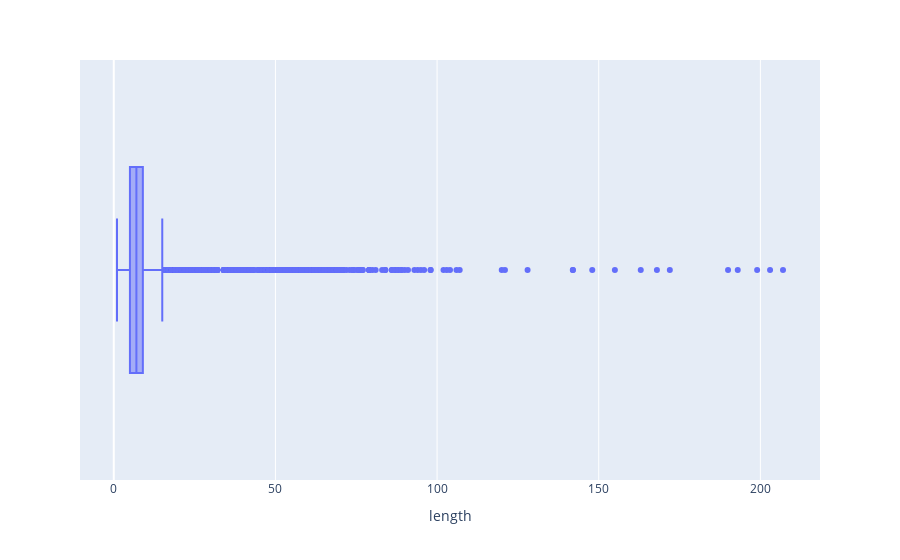

This figure's notebook cell:
### Code cell
fig = px.box(x = length)

fig.update_layout({'xaxis': {'title': 'length'}})

### Figure 1 — Plotly figure (JSON) as saved in the notebook; plotly's stock layout.template omitted (floating-point values rounded to 4 significant figures; data arrays with more than 128 entries replaced by an {"elided": "..."} marker saying what was removed)
{"data": [{"alignmentgroup": "True", "hovertemplate": "x=%{x}<extra></extra>", "legendgroup": "", "marker": {"color": "#636efa"}, "name": "", "notched": false, "offsetgroup": "", "orientation": "h", "showlegend": false, "type": "box", "x": {"elided": "3808 int values"}, "x0": " ", "xaxis": "x", "y0": " ", "yaxis": "y"}], "layout": {"boxmode": "group", "legend": {"tracegroupgap": 0}, "margin": {"t": 60}, "xaxis": {"anchor": "y", "domain": [0, 1], "title": {"text": "length"}}, "yaxis": {"anchor": "x", "domain": [0, 1]}}}
